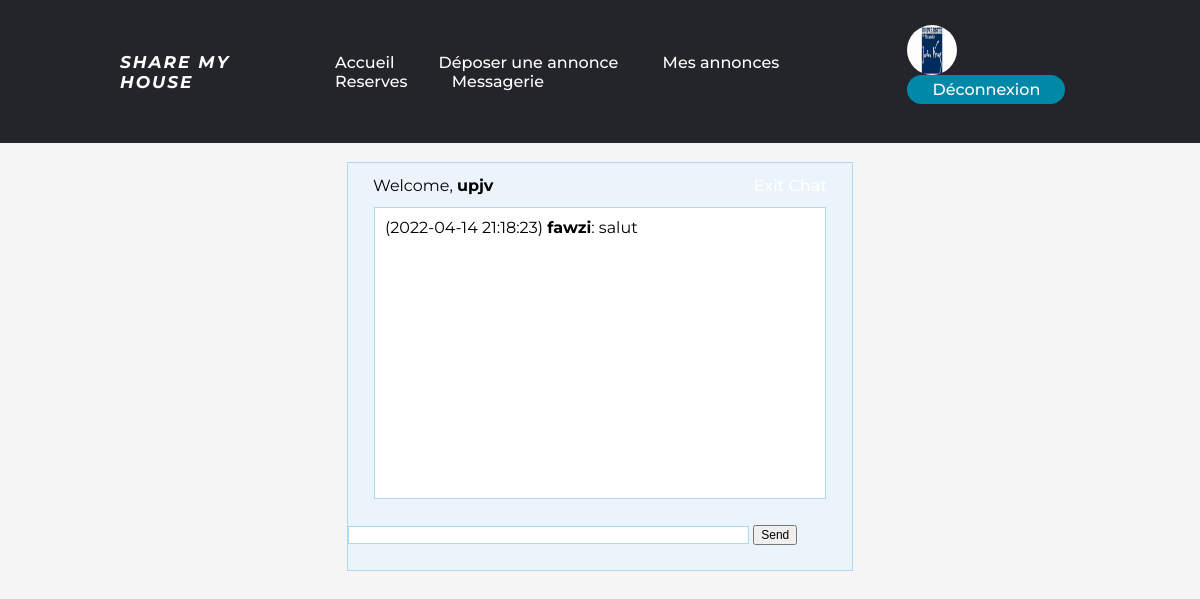
The app's page /sharemyhouse/chat.php?idba=35 (signed in) with its own data.
### tables this page shows
CREATE TABLE IF NOT EXISTS `message` (
  `id_m` int(11) NOT NULL AUTO_INCREMENT,
  `date` timestamp NULL DEFAULT CURRENT_TIMESTAMP,
  `id_user` int(11) DEFAULT NULL,
  `id_room` int(11) DEFAULT NULL,
  `content` varchar(100) DEFAULT NULL,
  PRIMARY KEY (`id_m`),
  KEY `id_user` (`id_user`),
  KEY `id_room` (`id_room`)
);

CREATE TABLE IF NOT EXISTS `user` (
  `id_u` int(11) NOT NULL AUTO_INCREMENT,
  `pseudo` varchar(100) NOT NULL,
  `nom` varchar(100) NOT NULL,
  `email` varchar(100) NOT NULL,
  `password` text NOT NULL,
  `ip` varchar(20) NOT NULL,
  `numero_tel` varchar(11) NOT NULL,
  `date_inscription` datetime NOT NULL DEFAULT CURRENT_TIMESTAMP,
  `image_profile` varchar(100) NOT NULL,
  PRIMARY KEY (`id_u`)
);

### sharemyhouse/chat.php (the view, shortened to what this page needs)
<!DOCTYPE html>
  <html lang="en">
  <head>
    <link type="text/css" rel="stylesheet" href="css/chat.css"/>
    <link type="text/css" rel="stylesheet" href="css/messagerie.css"/>
  </head>
  <body>
    <?php
        require_once('header.php');
        require_once 'config.php';
    ?>
    <br>
    <?php
        if (!isset($_SESSION['id_u'])) {
            header('Location: connexion.php');
            exit();
        } else {
    ?>
    <div id="wrapper">
        <div id="menu">
            <p class="welcome">Welcome, <b><?php echo $_SESSION['pseudo']; ?></b></p>
            <p class="logout"><a id="exit" href="#">Exit Chat</a></p>
        </div>
        <div id="chatbox">
            <?php
                $user1 = (int)$_SESSION['id_u'];
                $user2 = (int)$_SESSION['id_ba'];
                $room_query = $bdd->query("SELECT id_r FROM room WHERE (user1=$user1 OR user1=$user2) AND (user2=$user1 OR user2=$user2) limit 1");
                $room = $room_query->fetch();
                $room = (int)$room['id_r'];
                $messages_query = $bdd->query("SELECT * FROM message WHERE id_room=$room ORDER BY date");
                while ($row = $messages_query->fetch()) {
                    $UserId = $row['id_user'];
                    $username = $bdd->query("SELECT u.pseudo FROM user u, message m WHERE m.id_user = u.id_u AND u.id_u=$UserId");
                    echo "<div class='msgln'>  (" . $row['date'] . ")  <b>" . $username->fetch()['pseudo'] . "</b>: " . $row['content'] . "<br></div>";
                }
            ?>
        </div>
        <form method="POST" name="message" action="#">
            <input name="usermsg" type="text" id="usermsg" size="63"/>
            <input name="submitmsg" type="submit" id="submitmsg" value="Send"/>
        </form>
    </div>
    <?php
        }
    ?>
  </body>
</html>

### sharemyhouse/css/chat.css (style rules this page uses)
form, p, span { margin:0; padding:0; }
input { font:12px arial; }
a { color:#0000FF; text-decoration:none; }
#wrapper, #loginform { margin:0 auto; padding-bottom:25px; background:#EBF4FB; width:504px; border:1px solid #ACD8F0; }
#chatbox { text-align:left; margin:0 auto; margin-bottom:25px; padding:10px; background:#fff; height:270px; width:430px; border:1px solid #ACD8F0; overflow:auto; }
#usermsg { width:395px; border:1px solid #ACD8F0; }
#menu { padding:12.5px 25px 12.5px 25px; }
.welcome { float:left; }
.logout { float:right; }
.msgln { margin:0 0 2px 0; }

### sharemyhouse/css/messagerie.css (style rules this page uses)
body { font-family: "Montserrat",sans-serif; background-color: #f6f5f5; margin: 0; width: 100vw; height: 100vh; }

### sharemyhouse/css/styles.css (style rules this page uses)
li, a, button { font-family: "Montserrat",sans-serif; font-weight: 500; text-decoration: none; font-size: 16px; color: white; }

### records on screen
message: date "2022-04-14 21:18:23", id_user.pseudo "fawzi", content "salut"

### other values on screen
$_SESSION['pseudo'] "upjv"
